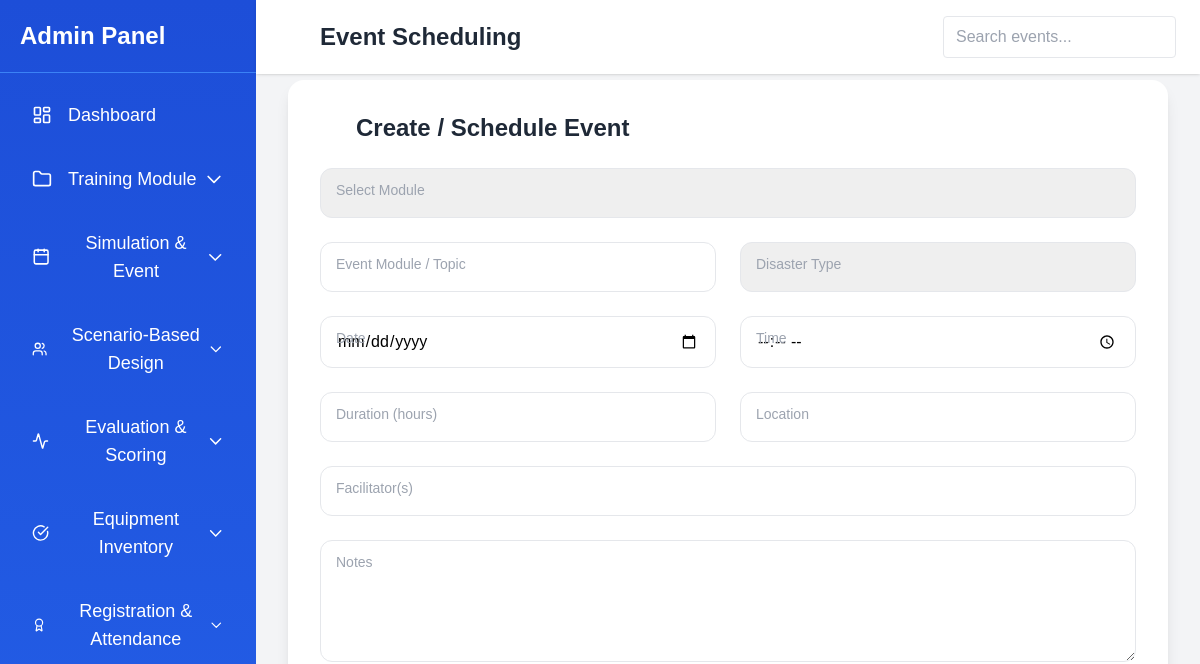
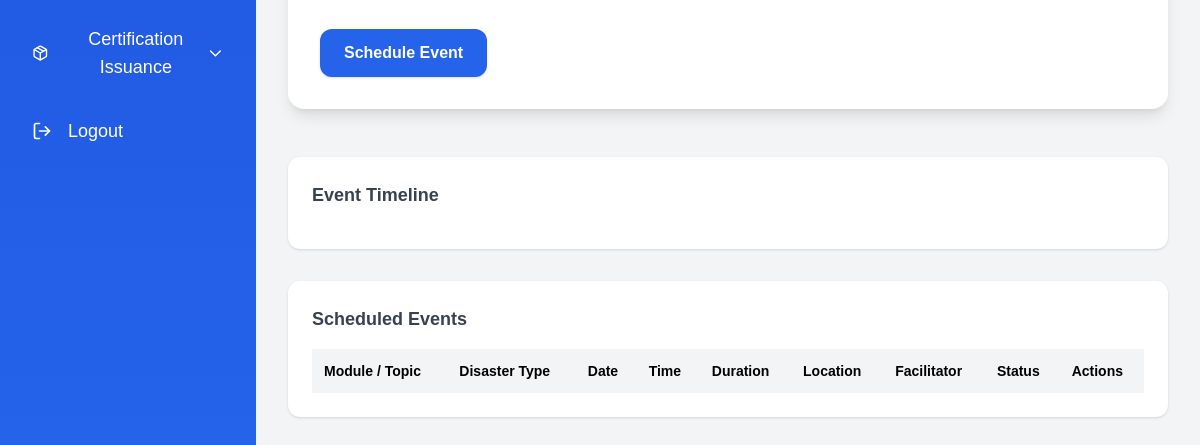
Page /admin/module2/module2.1.php (signed in) on the earlier database version (2 pictures, top to bottom).
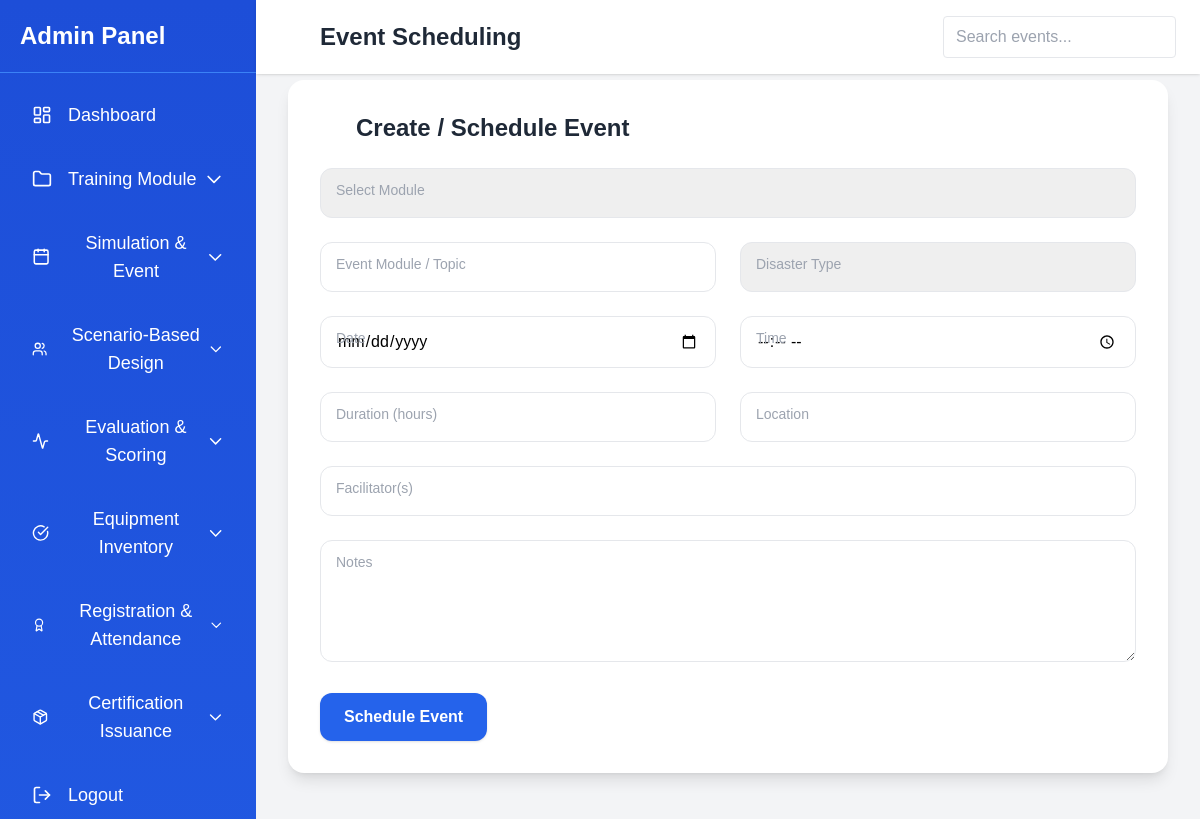
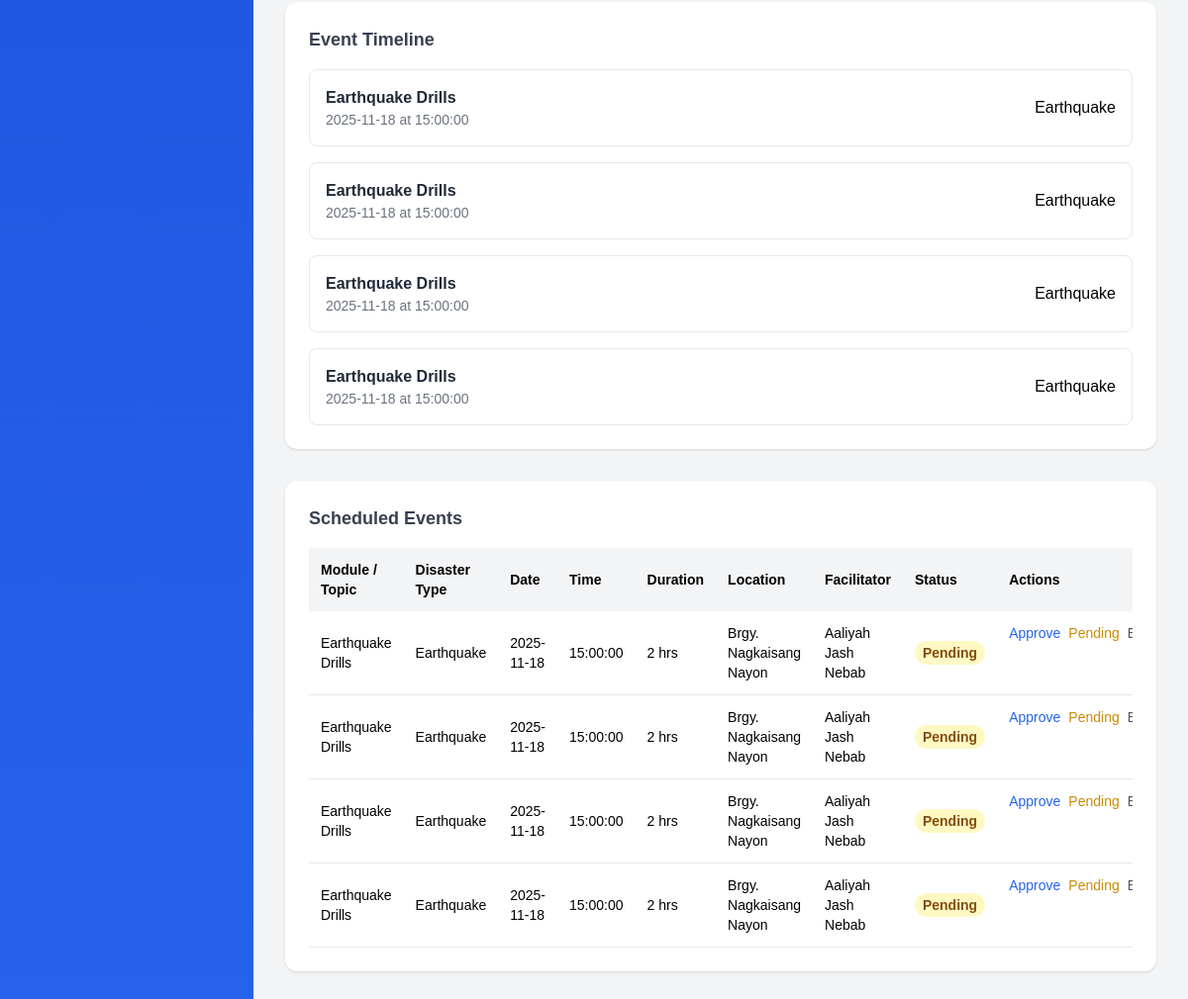
Same page on the later database version (2 pictures, top to bottom).
### tables this page shows
CREATE TABLE `events` (
  `id` int(11) NOT NULL,
  `title` varchar(255) NOT NULL,
  `type` enum('Program','Training','Scenario-Based') NOT NULL,
  `disaster_type` varchar(255) DEFAULT NULL,
  `date` date NOT NULL,
  `time` time NOT NULL,
  `duration` int(11) NOT NULL,
  `location` varchar(255) NOT NULL,
  `facilitator` varchar(255) DEFAULT NULL,
  `notes` text DEFAULT NULL,
  `status` enum('Pending','In Progress','Completed') DEFAULT 'Pending',
  `approval_status` enum('Pending','Approved') DEFAULT 'Pending',
  `created_at` timestamp NOT NULL DEFAULT current_timestamp(),
  `approved_at` timestamp NULL DEFAULT NULL,
  `audience` varchar(100) DEFAULT 'General',
  `location_lat` decimal(10,7) DEFAULT NULL,
  `location_lng` decimal(10,7) DEFAULT NULL,
  `capacity` int(11) NOT NULL DEFAULT 0,
  `updated_at` datetime DEFAULT current_timestamp() ON UPDATE current_timestamp(),
  `description` text DEFAULT NULL,
  `event_date` date NOT NULL,
  `start_time` time NOT NULL,
  `end_time` time NOT NULL
);

### admin/module2/module2.1.php (the view, shortened to what the changed rows need)
<?php
$host = "localhost";
$user = "root";
$pass = "";
$db   = "simulation_event_planning";
$conn = new mysqli($host, $user, $pass, $db);
$res = $conn->query("SELECT *, title as module_title, approval_status as status FROM events ORDER BY date ASC, time ASC");
$events = [];
$res = $conn->query("SELECT *, title as module_title FROM events ORDER BY date ASC, time ASC");
if ($res) { while ($row = $res->fetch_assoc()) $events[] = $row; $res->free(); }
?>
<!DOCTYPE html>
<html lang="en">
<head>
<script src="https://cdn.tailwindcss.com"></script>
</head>
<body>
<nav class="bg-white shadow px-6 py-4 flex justify-between items-center fixed top-0 left-64 right-0 z-10">
<h1 class="text-2xl font-bold text-gray-800 flex items-center gap-2">
<i data-lucide="calendar" class="w-8 h-8 text-blue-600"></i> Event Scheduling
</h1>
</nav>
<main class="pt-20">
<div class="bg-white rounded-2xl shadow-lg p-8 mb-12 max-w-4xl mx-auto transform transition-all duration-300 hover:shadow-2xl hover:-translate-y-1">
  <h2 class="text-2xl font-bold text-gray-800 mb-6 flex items-center gap-3">
    <i data-lucide="plus-circle" class="w-6 h-6 text-blue-600"></i>
    Create / Schedule Event
  </h2>
</div>
<div class="bg-white p-6 rounded-xl shadow mb-8">
<h2 class="text-lg font-semibold text-gray-700 mb-4">Event Timeline</h2>
<ul class="space-y-4">
<?php foreach($events as $e):
$color = $e['type'] === 'Training' ? 'badge-Training' : ($e['type']==='Scenario-Based'?'badge-Scenario':'badge-Program'); ?>
<li class="flex justify-between items-center p-4 border rounded-lg hover:shadow-sm transition cursor-pointer" onclick="openModal(<?= $e['id'] ?>)">
<div>
<div class="font-semibold text-gray-800"><?= htmlspecialchars($e['module_title']) ?></div>
<div class="text-sm text-gray-500"><?= htmlspecialchars($e['date']) ?> at <?= htmlspecialchars($e['time']) ?></div>
</div>
<div class="badge <?= $color ?>"><?= htmlspecialchars($e['disaster_type']) ?></div>
</li>
<?php endforeach; ?>
</ul>
</div>
<div class="bg-white p-6 rounded-xl shadow">
  <h2 class="text-lg font-semibold text-gray-700 mb-4">Scheduled Events</h2>
  <div class="overflow-x-auto max-h-[500px]">
    <table class="w-full border-collapse text-left text-sm">
      <thead class="bg-gray-100 sticky top-0">
        <tr>
          <th class="p-3">Module / Topic</th>
          <th class="p-3">Disaster Type</th>
          <th class="p-3">Date</th>
          <th class="p-3">Time</th>
          <th class="p-3">Duration</th>
          <th class="p-3">Location</th>
          <th class="p-3">Facilitator</th>
          <th class="p-3">Status</th>
          <th class="p-3">Actions</th>
        </tr>
      </thead>
      <tbody id="event-table-body">
        <?php foreach($events as $e): ?>
        <tr data-id="<?= $e['id'] ?>" class="border-b hover:bg-gray-50">
          <td class="p-3"><?= htmlspecialchars($e['module_title']) ?></td>
          <td class="p-3"><?= htmlspecialchars($e['disaster_type']) ?></td>
          <td class="p-3"><?= htmlspecialchars($e['date']) ?></td>
          <td class="p-3"><?= htmlspecialchars($e['time']) ?></td>
          <td class="p-3"><?= htmlspecialchars($e['duration']) ?> hrs</td>
          <td class="p-3"><?= htmlspecialchars($e['location']) ?></td>
          <td class="p-3"><?= htmlspecialchars($e['facilitator']) ?></td>
          <td class="p-3">
            <span class="status-span px-2 py-1 rounded-full text-sm font-semibold <?= $e['status']==='Completed'?'bg-green-100 text-green-800':'bg-yellow-100 text-yellow-800' ?>">
              <?= $e['status'] ?>
            </span>
          </td>
          <td class="p-3 flex gap-2">
            <button onclick="approveEvent(event, <?= $e['id'] ?>)" class="text-blue-600 hover:underline">Approve</button>
            <button onclick="viewPending(event, <?= $e['id'] ?>)" class="text-yellow-600 hover:underline">Pending</button>
            <button onclick="editEvent(event, <?= $e['id'] ?>)" class="text-gray-600 hover:underline">Edit</button>
          </td>
        </tr>
        <?php endforeach; ?>
      </tbody>
    </table>
  </div>
</div>
</body>
</html>

Differences in the rows shown:
added events: title "Earthquake Drills", date "2025-11-18", time "15:00:00", disaster_type "Earthquake", duration "2", location "Brgy. Nagkaisang Nayon", facilitator "Aaliyah Jash Nebab", status "Pending"
added events: title "Earthquake Drills", date "2025-11-18", time "15:00:00", disaster_type "Earthquake", duration "2", location "Brgy. Nagkaisang Nayon", facilitator "Aaliyah Jash Nebab", status "Pending"
added events: title "Earthquake Drills", date "2025-11-18", time "15:00:00", disaster_type "Earthquake", duration "2", location "Brgy. Nagkaisang Nayon", facilitator "Aaliyah Jash Nebab", approval_status "Pending"
added events: title "Earthquake Drills", date "2025-11-18", time "15:00:00", disaster_type "Earthquake", duration "2", location "Brgy. Nagkaisang Nayon", facilitator "Aaliyah Jash Nebab", approval_status "Pending"
